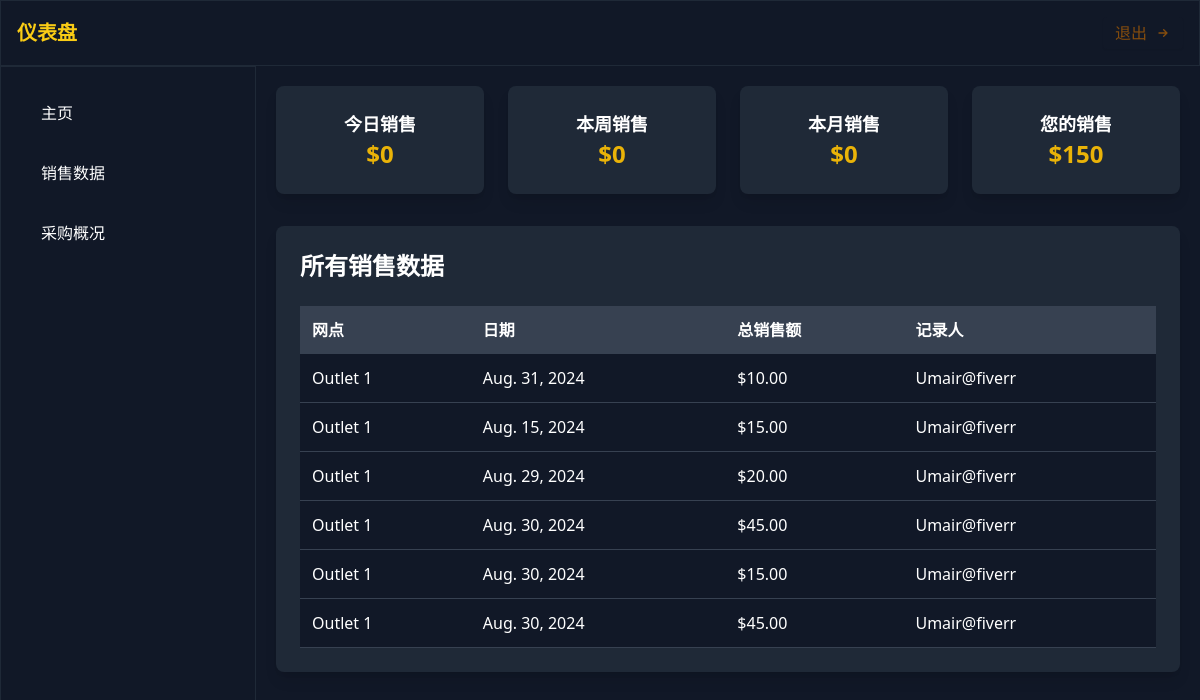
The app's page /sales-data/ (signed in) with its own data.
### app/models.py (models this page shows, shortened)
class Sales(models.Model):
    outlet = models.ForeignKey(Outlet, on_delete=models.CASCADE)
    date = models.DateField()
    total_sales = models.DecimalField(max_digits=10, decimal_places=2)
    recorded_by = models.ForeignKey(CustomUser, on_delete=models.SET_NULL, null=True)
    @staticmethod
    def today_sales(outlet):
        today = timezone.now().date()
        return Sales.objects.filter(outlet=outlet, date=today).aggregate(total=models.Sum('total_sales'))['total'] or 0
    @staticmethod
    def weekly_sales(outlet):
        today = timezone.now().date()
        start_of_week = today - timedelta(days=today.weekday())  # Monday as the start of the week
        return Sales.objects.filter(outlet=outlet, date__gte=start_of_week, date__lte=today).aggregate(total=models.Sum('total_sales'))['total'] or 0
    @staticmethod
    def monthly_sales(outlet):
        today = timezone.now().date()
        start_of_month = today.replace(day=1)
        return Sales.objects.filter(outlet=outlet, date__gte=start_of_month, date__lte=today).aggregate(total=models.Sum('total_sales'))['total'] or 0
    @staticmethod
    def total_sales_by_user(outlet, user):
        return Sales.objects.filter(outlet=outlet, recorded_by=user).aggregate(total=models.Sum('total_sales'))['total'] or 0

class Outlet(models.Model):
    name = models.CharField(max_length=100)
    location = models.CharField(max_length=200, blank=True, null=True)
    manager_name = models.CharField(max_length=100, blank=True, null=True)

class CustomUser(AbstractUser):
    USER_ROLES = (
        ('worker', 'Worker'),
        ('management', 'Management'),
    )
    role = models.CharField(max_length=10, choices=USER_ROLES)
    outlet = models.ForeignKey(Outlet, on_delete=models.SET_NULL, null=True, blank=True)
    profile_picture = models.ImageField(upload_to='profile_pictures/', null=True, blank=True)

### app/views.py (the view)
# urls.py: path('sales-data/', views.sales_data, name='sales_data'),
@login_required(login_url='/login/')
def sales_data(request):
    user = CustomUser.objects.get(id=request.user.id)
    today_sales = Sales.today_sales(user.outlet)
    weekly_sales = Sales.weekly_sales(user.outlet)
    monthly_sales = Sales.monthly_sales(user.outlet)
    print(today_sales,weekly_sales,monthly_sales)
    user_sales = Sales.total_sales_by_user(user.outlet,user)
    sales = Sales.objects.filter(outlet=user.outlet)
    context = {
        'today_sales': today_sales,
        'weekly_sales': weekly_sales,
        'monthly_sales': monthly_sales,
        'user_sales': user_sales,
        'sales': sales,
    }
    return render(request, 'sales_data.html', context)

### templates/sales_data.html
{% extends "base.html" %}
{% block content %}
    <div class="grid grid-cols-1 md:grid-cols-4 gap-6 w-full max-w-7xl mb-8">
        <div class="bg-gray-800 p-6 rounded-lg shadow-lg text-center">
            <h2 class="text-lg font-semibold">今日销售</h2>
            <p class="text-2xl font-bold text-yellow-500">${{ today_sales }}</p>
        </div>
        <div class="bg-gray-800 p-6 rounded-lg shadow-lg text-center">
            <h2 class="text-lg font-semibold">本周销售</h2>
            <p class="text-2xl font-bold text-yellow-500">${{ weekly_sales }}</p>
        </div>
        <div class="bg-gray-800 p-6 rounded-lg shadow-lg text-center">
            <h2 class="text-lg font-semibold">本月销售</h2>
            <p class="text-2xl font-bold text-yellow-500">${{ monthly_sales }}</p>
        </div>
        <div class="bg-gray-800 p-6 rounded-lg shadow-lg text-center">
            <h2 class="text-lg font-semibold">您的销售</h2>
            <p class="text-2xl font-bold text-yellow-500">${{ user_sales }}</p>
        </div>
    </div>
    <div class="w-full max-w-7xl bg-gray-800 p-6 rounded-lg shadow-lg">
        <h2 class="text-2xl font-semibold mb-6">所有销售数据</h2>
        <div class="overflow-x-auto">
            <table class="min-w-full bg-gray-900 text-white">
                <thead>
                    <tr class="bg-gray-700">
                        <th class="p-3 text-left">网点</th>
                        <th class="p-3 text-left">日期</th>
                        <th class="p-3 text-left">总销售额</th>
                        <th class="p-3 text-left">记录人</th>
                    </tr>
                </thead>
                <tbody>
                    {% for sale in sales %}
                    <tr class="border-b border-gray-700">
                        <td class="p-3">{{ sale.outlet.name }}</td>
                        <td class="p-3">{{ sale.date }}</td>
                        <td class="p-3">${{ sale.total_sales }}</td>
                        <td class="p-3">{{ sale.recorded_by.username }}</td>
                    </tr>
                    {% endfor %}
                </tbody>
            </table>
        </div>
    </div>
{% endblock content %}

### records on screen
Sales: outlet.name "Outlet 1", date "Aug. 31, 2024", total_sales "10.00", recorded_by.username "Umair@fiverr"
Sales: outlet.name "Outlet 1", date "Aug. 15, 2024", total_sales "15.00", recorded_by.username "Umair@fiverr"
Sales: outlet.name "Outlet 1", date "Aug. 29, 2024", total_sales "20.00", recorded_by.username "Umair@fiverr"
Sales: outlet.name "Outlet 1", date "Aug. 30, 2024", total_sales "45.00", recorded_by.username "Umair@fiverr"
Sales: outlet.name "Outlet 1", date "Aug. 30, 2024", total_sales "15.00", recorded_by.username "Umair@fiverr"
Sales: outlet.name "Outlet 1", date "Aug. 30, 2024", total_sales "45.00", recorded_by.username "Umair@fiverr"

### other values on screen
{{ today_sales }} "0"
{{ weekly_sales }} "0"
{{ monthly_sales }} "0"
{{ user_sales }} "150"
